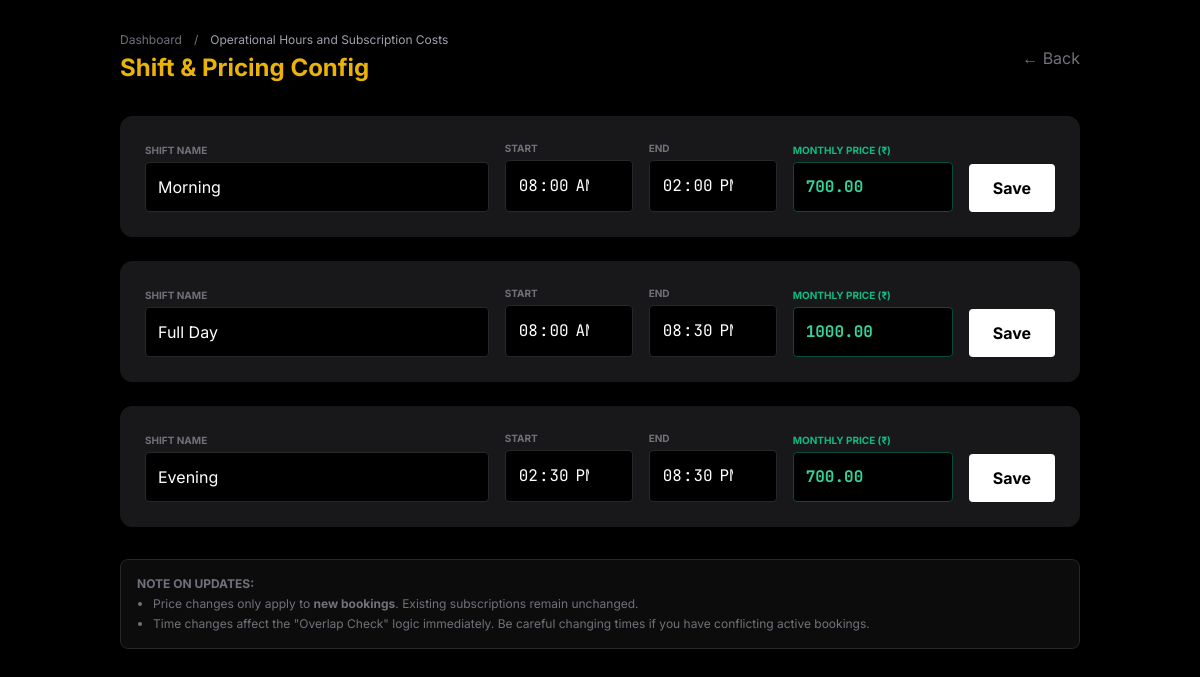
Screenshot of /admin/settings.php (signed in) with the database file from the repository.
### tables this page shows
CREATE TABLE `shifts` (
  `id` int(10) UNSIGNED NOT NULL,
  `name` varchar(50) NOT NULL,
  `start_time` time NOT NULL,
  `end_time` time NOT NULL,
  `base_price` decimal(10,2) NOT NULL,
  `monthly_price` decimal(10,2) DEFAULT 0.00,
  `created_at` timestamp NOT NULL DEFAULT current_timestamp()
);

### admin/settings.php (the view, shortened to what this page needs)
<?php
$pdo = Database::getInstance()->getConnection();
$shifts = $pdo->query("SELECT * FROM shifts ORDER BY start_time ASC")->fetchAll();
?>
<!DOCTYPE html>
<html lang="en" class="dark">
<head>
    <? require_once 'includes/common.php' ?>
</head>
<body class="p-8 max-w-5xl mx-auto bg-black text-white">
    <? require_once 'includes/breadcrump.php' ?>
    <div class="grid gap-6">
        <?php foreach ($shifts as $shift): ?>
            <form method="POST" class="bg-surface border border-zinc-900 p-6 rounded-xl flex flex-col md:flex-row gap-4 items-end">
                <div class="flex-1 w-full">
                    <label class="text-[10px] uppercase text-zinc-500 font-bold mb-1 block">Shift Name</label>
                    <input type="text" name="name" value="<?= htmlspecialchars($shift['name']) ?>"
                        class="w-full bg-black border border-zinc-800 p-3 rounded text-white focus:border-accent outline-none">
                </div>
                <div class="w-full md:w-32">
                    <label class="text-[10px] uppercase text-zinc-500 font-bold mb-1 block">Start</label>
                    <input type="time" name="start_time" value="<?= $shift['start_time'] ?>"
                        class="w-full bg-black border border-zinc-800 p-3 rounded text-white focus:border-accent outline-none font-mono">
                </div>
                <div class="w-full md:w-32">
                    <label class="text-[10px] uppercase text-zinc-500 font-bold mb-1 block">End</label>
                    <input type="time" name="end_time" value="<?= $shift['end_time'] ?>"
                        class="w-full bg-black border border-zinc-800 p-3 rounded text-white focus:border-accent outline-none font-mono">
                </div>
                <div class="w-full md:w-40">
                    <label class="text-[10px] uppercase text-emerald-500 font-bold mb-1 block">Monthly Price (₹)</label>
                    <input type="number" name="monthly_price" value="<?= $shift['monthly_price'] ?>"
                        class="w-full bg-black border border-emerald-900 p-3 rounded text-emerald-400 font-bold focus:border-emerald-500 outline-none font-mono">
                </div>
                <button type="submit" class="w-full md:w-auto bg-white text-black font-bold px-6 py-3 rounded hover:bg-zinc-200 transition">
                    Save
                </button>
            </form>
        <?php endforeach; ?>
    </div>
    <div class="mt-8 p-4 bg-zinc-900/50 rounded-lg border border-zinc-800 text-zinc-500 text-xs">
        <p class="font-bold uppercase mb-1">Note on Updates:</p>
        <ul class="list-disc pl-4 space-y-1">
            <li>Price changes only apply to <strong>new bookings</strong>. Existing subscriptions remain unchanged.</li>
            <li>Time changes affect the "Overlap Check" logic immediately. Be careful changing times if you have conflicting active bookings.</li>
        </ul>
    </div>
</body>
</html>

### admin/includes/common.php (style rules this page uses)
body { background-color: #000; color: #fff; }

### rows the page displays
shifts: name "Morning", start_time "08:00:00", end_time "14:00:00", monthly_price "700.00"
shifts: name "Full Day", start_time "08:00:00", end_time "20:30:00", monthly_price "1000.00"
shifts: name "Evening", start_time "14:30:00", end_time "20:30:00", monthly_price "700.00"

### other values shown
$breadcrump "Operational Hours and Subscription Costs"
$headerTitle "Shift & Pricing Config"
